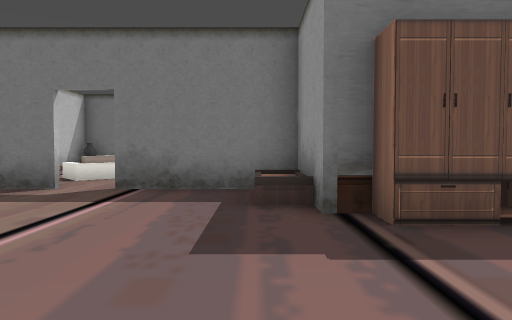
View 1 (above)

24 first-person views from a walk through a Godot game level. The camera is 1.5 m above the floor, tilts 2° down and sees 70° across. The floor is counted in squares, 2 m on a side. Each view is taken from the middle of a square. On the plan, view 1 faces up. The plan holds only what a view shows up to about 11 squares ahead; the rest is blank. The place goes on beyond the plan.

View 2
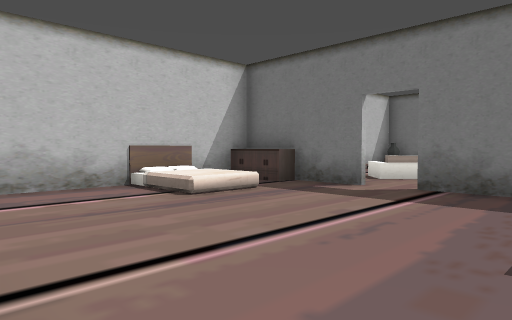

View 3
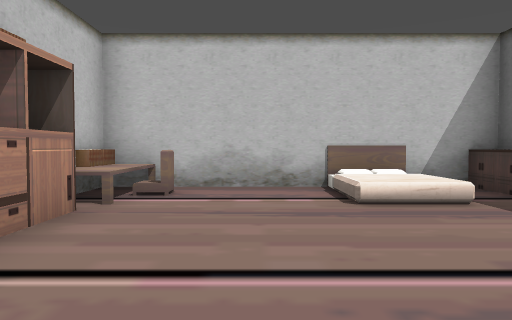

View 4
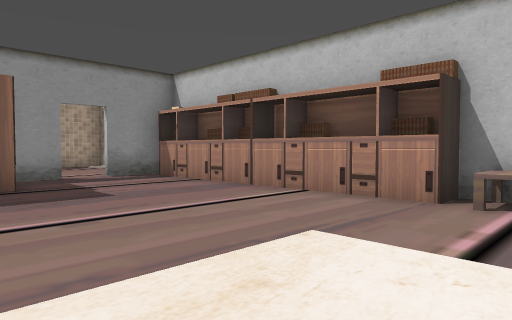

View 5
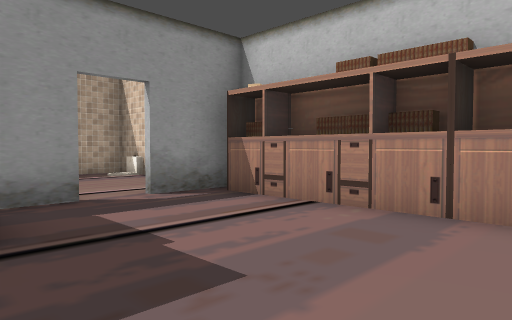

View 6
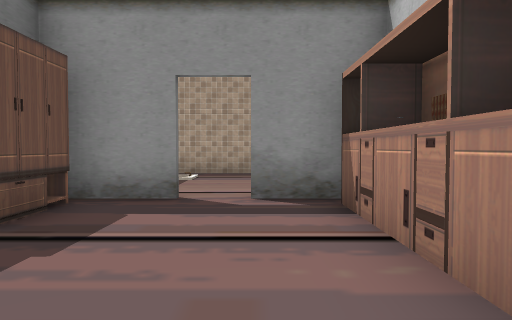

View 7
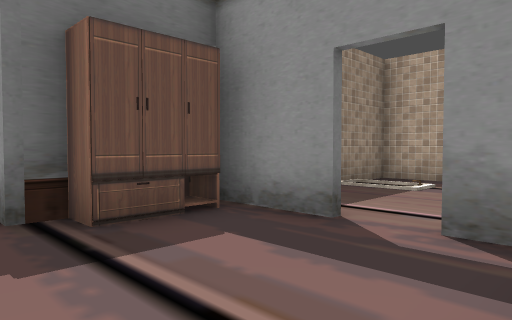

View 8
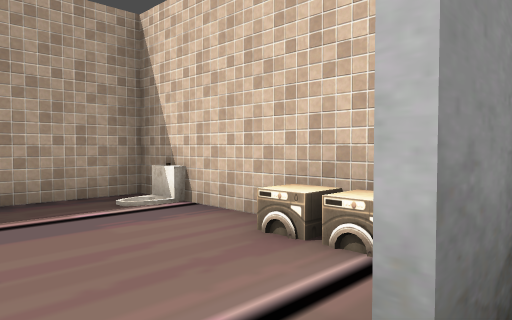

View 9
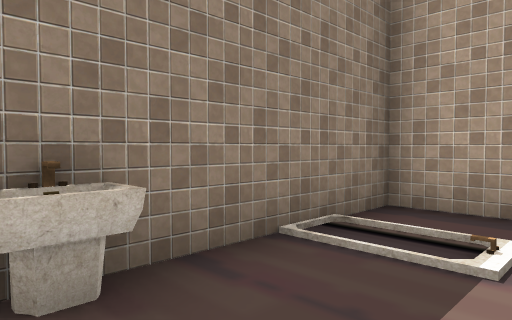

View 10
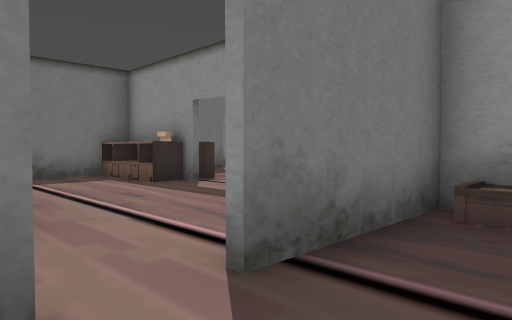

View 11
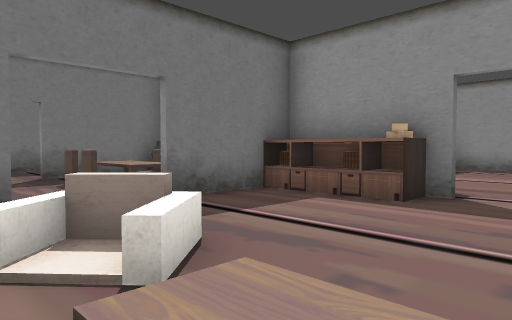

View 12
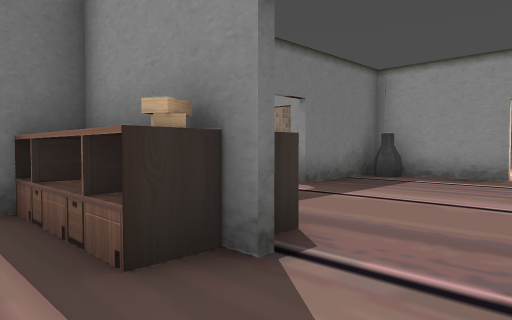

View 13
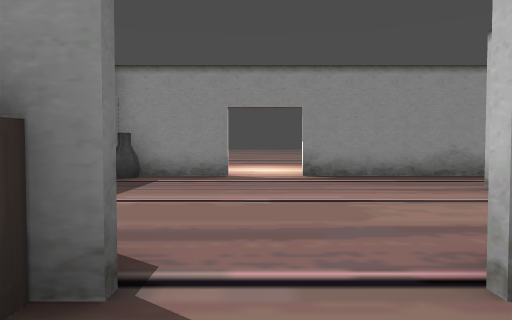

View 14
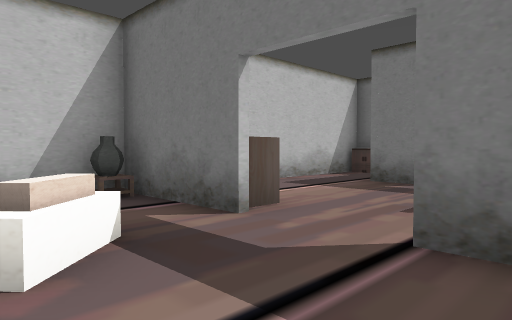

View 15
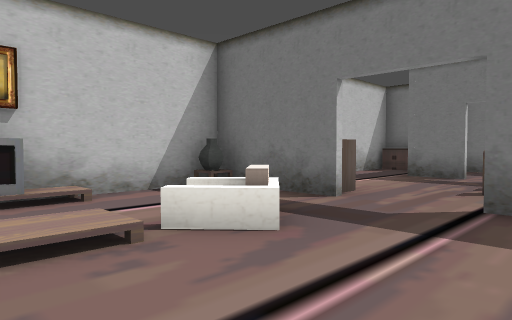

View 16
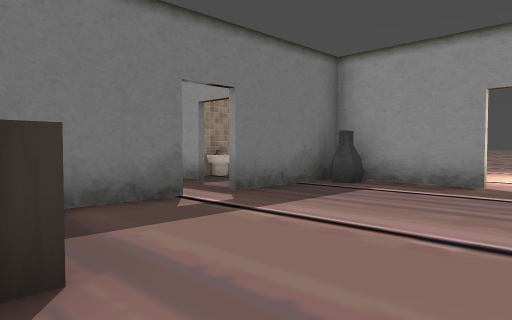

View 17
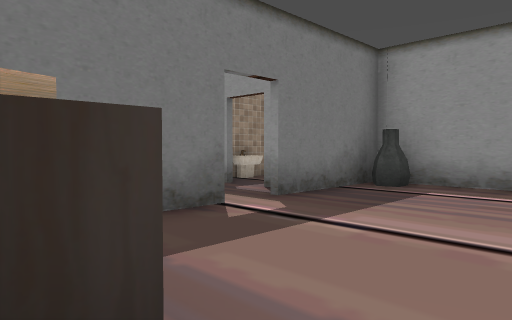

View 18
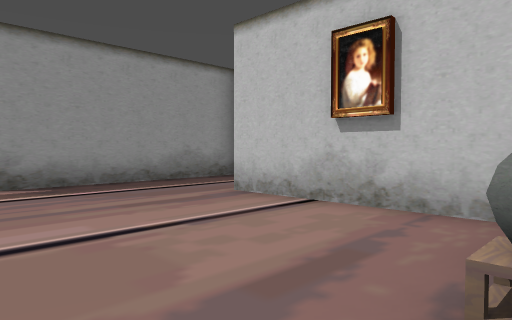

View 19
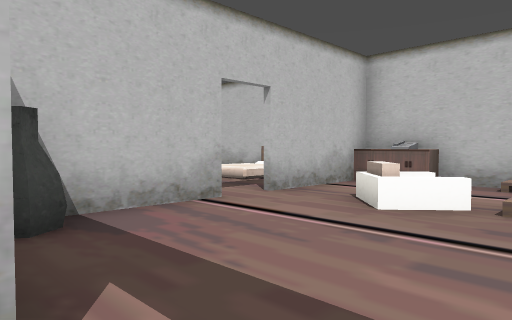

View 20
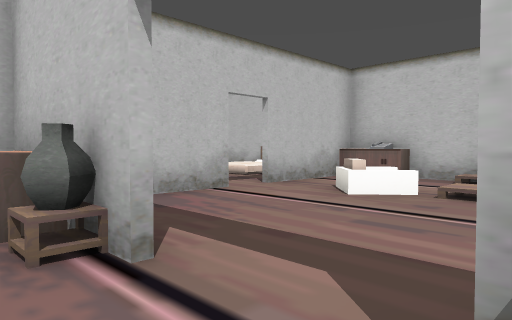

View 21
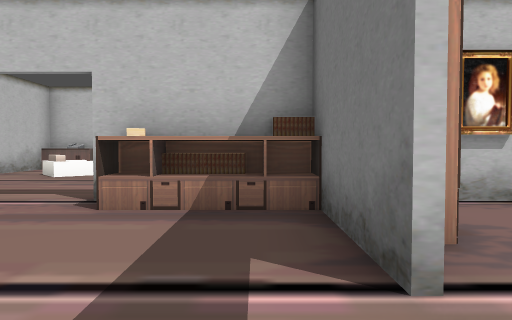

View 22
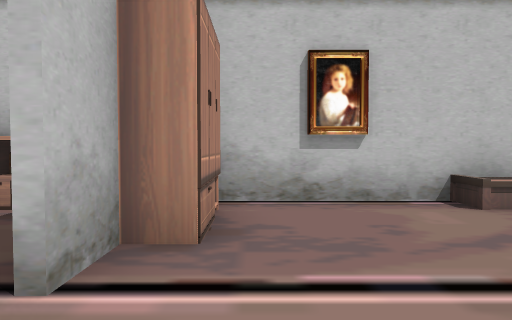

View 23
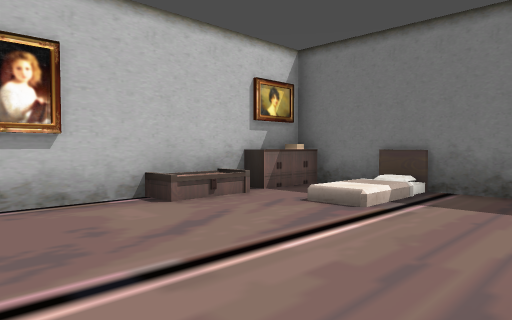

View 24
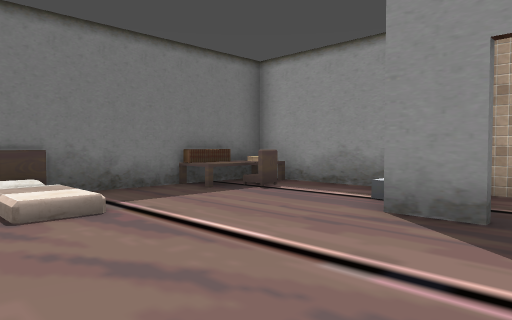

### Floor plan
Key: @ floor where view 1 was taken; # wall or solid block; . main floor; : floor 0.25 m higher than the main floor; + floor 0.5 m higher than the main floor; * floor 0.75 m higher than the main floor; / step, stairs or slope; ^ raised ledge; C chair; H chest; L closet; R dresser; E desk; B books; A vase; T TV; P phone; O other object.
Columns run from 7 left of view 1 to 14 right of it. Each row starts with its distance up from view 1.
 22 #R ###  #########
 21 #. ...  R./...C.#
 20 #.##.  ^#./.....#
 19 #..... OH.......#
 18  ....CC #....####
 17  ....C  #....#..#
 16   ....  #.....  #
 15    ..##B L##.# ##
 14 A......#B......A#
 13 #..C...#B.......#   ..
 12 #..C...BB.......#.....
 11 T..:..............
 10 #../..............
  9 #..C....A.......#
  8 P..C....R.......#
  7 R###.##A#####...#
  6 #R.....H#    ...#
  5 #//....H#      .#
  4 #++.....#L#######
  3 #.........#.....#
  2 #...............#
  1 #C........#.....#
  0 #*E....@..#.....#
 -1 #################

Positions as (right, up) in squares from view 1, and headings:
1: (0, 0), facing up
2: (0, 0), facing up-left
3: (0, 2), facing left
4: (-6, 5), facing down-right
5: (-2, 4), facing down-right
6: (-2, 1), facing right
7: (0, 0), facing up-right
8: (3, 2), facing down-right
9: (4, 2), facing up-right
10: (-4, 5), facing up-right
11: (-5, 10), facing up-right
12: (-1, 10), facing up-right
13: (-1, 11), facing right
14: (-1, 12), facing up-left
15: (-1, 10), facing up-left
16: (1, 10), facing up-right
17: (1, 11), facing up-right
18: (1, 11), facing down-right
19: (1, 11), facing down-left
20: (2, 12), facing down-left
21: (6, 14), facing left
22: (6, 16), facing left
23: (6, 16), facing up-left
24: (2, 16), facing up-right
